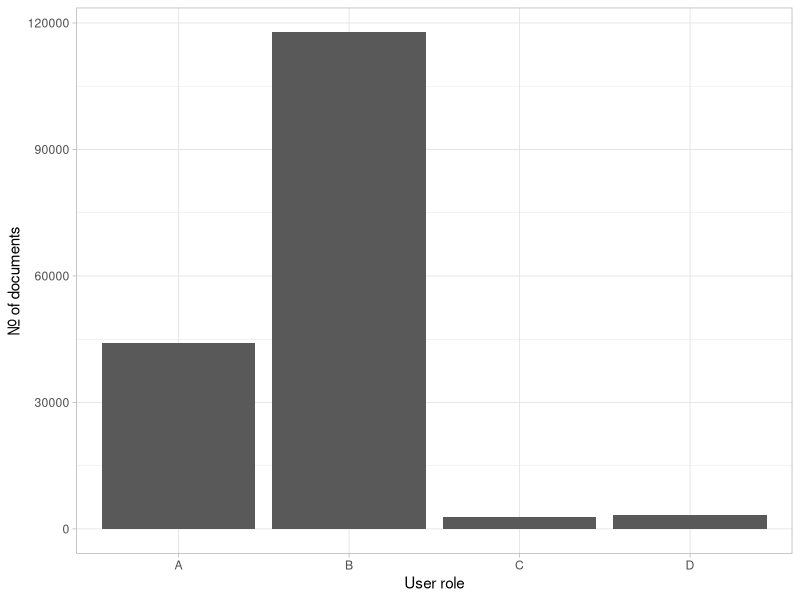

Write the R code that produced this figure.
## ---- chunk 1
tibble::tibble(role = LETTERS[1:4], docs = c(43978, 117759, 2771, 3289)) |>
  ggplot2::ggplot(ggplot2::aes(x = role, y = docs)) +
  ggplot2::geom_col() +
  ggplot2::labs(x = "User role", y = "Nr. of documents") +
  ggplot2::theme_light()
